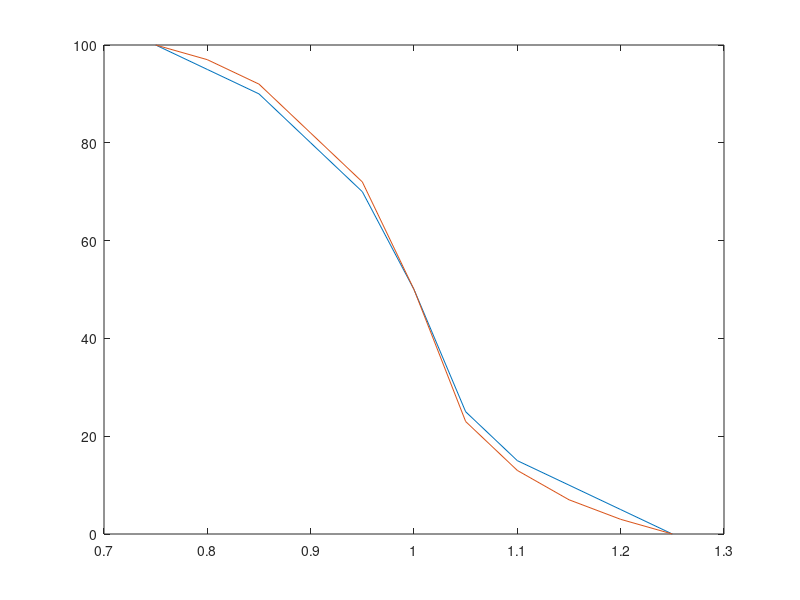
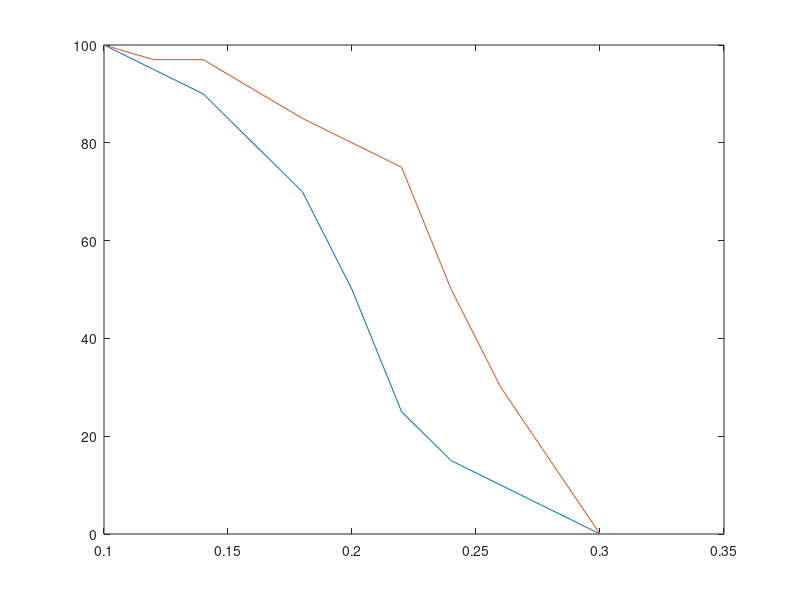
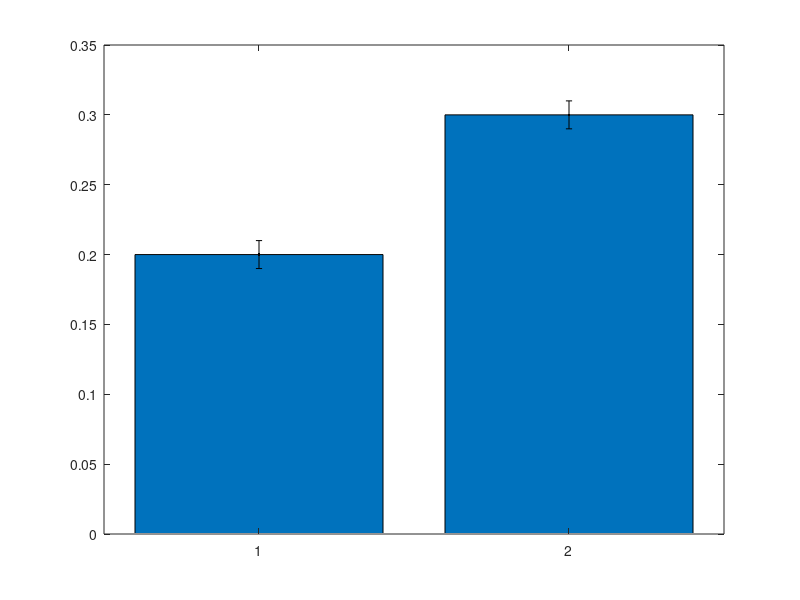

Recreate these plots in MATLAB, in order. (Note: this script raises an error after producing the figures.)
clear all
close all

% Mock curve fit data

% Curve fit for mean
xAxisMean = [.75 .8 .85 .9 .95 1 1.05 1.1 1.15 1.2 1.25];
mockDataMeanNoise = [100 95 90 80 70 50 25 15 10 5 0];
mockDataMeanNoNoise = [100 97 92 82 72 50 23 13 7 3 0];

figure(1)
plot(xAxisMean,mockDataMeanNoise);
hold on
plot(xAxisMean, mockDataMeanNoNoise);

% Curve fit for var
xAxisVar = [.1 .12 .14 .16 .18 .2 .22 .24 .26 .28 .3];
mockDataVarNoise = [100 95 90 80 70 50 25 15 10 5 0];
mockDataVarNoNoise = [100 97 97 91 85 80 75 50 30 15 0];

figure(2)
plot(xAxisVar,mockDataVarNoise);
hold on
plot(xAxisVar, mockDataVarNoNoise);

% Mock bar graph data

% Graph for variance
varNoNoiseBar = .2;
varNoiseBar = .3;

figure(3)
bar([varNoNoiseBar,varNoiseBar]);
hold on
errorbar([varNoNoiseBar,varNoiseBar],[.01,.01],'.k', 'linewidth', 2)
str = {'Variablity appears smaller under conditions of uncertainty'}; % cell-array method
title(str,'FontSize',15,'FontWeight','bold')
% xlabel('Ratio','FontSize',15);
ylabel('Variance Level','FontSize',15);
set(gca,'XTickLabel',{'No Noise', 'Noise'});
set(gca,'ylim',[0,.35]);
% set(gca,'xlim',[.1,.3]);


% Graph for mean JND
meanNoNoiseBar = .1;
meanNoiseBar = .1;

figure(4)
bar([meanNoNoiseBar,meanNoiseBar]);
hold on
errorbar([meanNoNoiseBar,meanNoiseBar],[.01,.01],'.k', 'linewidth', 2)
str = {'Variablity appears smaller under conditions of uncertainty'}; % cell-array method
title(str,'FontSize',15,'FontWeight','bold')
% xlabel('Ratio','FontSize',15);
ylabel('Variance Level','FontSize',15);
set(gca,'XTickLabel',{'No Noise', 'Noise'});
set(gca,'ylim',[0,.15]);
% set(gca,'xlim',[.1,.3]);


